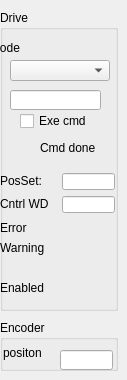
   <widget class="QWidget" name="tab_5">
    <attribute name="title">
     <string>Info</string>
    </attribute>
    <widget class="QGroupBox" name="groupBox_5">
     <property name="geometry">
      <rect>
       <x>0</x>
       <y>10</y>
       <width>118</width>
       <height>301</height>
      </rect>
     </property>
     <property name="title">
      <string>Drive</string>
     </property>
     <widget class="caLineEdit" name="calineedit_11">
      <property name="geometry">
       <rect>
        <x>10</x>
        <y>80</y>
        <width>91</width>
        <height>20</height>
       </rect>
      </property>
      <property name="channel" stdset="0">
       <string notr="true">$(IOC):m$(MasterID)s$(SlaveID)-Drv01-ModeAct</string>
      </property>
      <property name="background">
       <color alpha="0">
        <red>160</red>
        <green>160</green>
        <blue>164</blue>
       </color>
      </property>
      <property name="colorMode">
       <enum>caLineEdit::Static</enum>
      </property>
      <property name="precisionMode">
       <enum>caLineEdit::Channel</enum>
      </property>
      <property name="unitsEnabled">
       <bool>true</bool>
      </property>
     </widget>
     <widget class="caLineEdit" name="calineedit_12">
      <property name="geometry">
       <rect>
        <x>62</x>
        <y>163</y>
        <width>53</width>
        <height>17</height>
       </rect>
      </property>
      <property name="channel" stdset="0">
       <string notr="true">$(IOC):m$(MasterID)s$(SlaveID)-Drv01-PosCmd-RB</string>
      </property>
      <property name="background">
       <color alpha="0">
        <red>160</red>
        <green>160</green>
        <blue>164</blue>
       </color>
      </property>
      <property name="colorMode">
       <enum>caLineEdit::Static</enum>
      </property>
      <property name="precisionMode">
       <enum>caLineEdit::User</enum>
      </property>
     </widget>
     <widget class="caLabel" name="calabel_13">
      <property name="geometry">
       <rect>
        <x>0</x>
        <y>186</y>
        <width>60</width>
        <height>16</height>
       </rect>
      </property>
      <property name="minimumSize">
       <size>
        <width>40</width>
        <height>10</height>
       </size>
      </property>
      <property name="text">
       <string>Cntrl WD</string>
      </property>
     </widget>
     <widget class="caLabel" name="calabel_20">
      <property name="geometry">
       <rect>
        <x>0</x>
        <y>163</y>
        <width>60</width>
        <height>16</height>
       </rect>
      </property>
      <property name="minimumSize">
       <size>
        <width>40</width>
        <height>10</height>
       </size>
      </property>
      <property name="text">
       <string>PosSet:</string>
      </property>
     </widget>
     <widget class="caLabel" name="calabel_21">
      <property name="geometry">
       <rect>
        <x>-10</x>
        <y>30</y>
        <width>60</width>
        <height>16</height>
       </rect>
      </property>
      <property name="minimumSize">
       <size>
        <width>40</width>
        <height>10</height>
       </size>
      </property>
      <property name="text">
       <string>Mode</string>
      </property>
     </widget>
     <widget class="caLed" name="caled_Warning_3">
      <property name="geometry">
       <rect>
        <x>80</x>
        <y>230</y>
        <width>18</width>
        <height>16</height>
       </rect>
      </property>
      <property name="sizePolicy">
       <sizepolicy hsizetype="Preferred" vsizetype="MinimumExpanding">
        <horstretch>0</horstretch>
        <verstretch>0</verstretch>
       </sizepolicy>
      </property>
      <property name="minimumSize">
       <size>
        <width>4</width>
        <height>12</height>
       </size>
      </property>
      <property name="toolTip">
       <string>&lt;html&gt;&lt;head/&gt;&lt;body&gt;&lt;p&gt;E-Bus Power Status&lt;/p&gt;&lt;/body&gt;&lt;/html&gt;</string>
      </property>
      <property name="rectangular">
       <bool>true</bool>
      </property>
      <property name="gradientEnabled">
       <bool>false</bool>
      </property>
      <property name="ledHeight">
       <number>10</number>
      </property>
      <property name="channel" stdset="0">
       <string notr="true">$(IOC):m$(MasterID)s$(SlaveID)-Drv01-Wrn-Alrm</string>
      </property>
      <property name="colorMode">
       <enum>caLed::Static</enum>
      </property>
      <property name="falseColor">
       <color>
        <red>255</red>
        <green>170</green>
        <blue>0</blue>
       </color>
      </property>
      <property name="trueColor">
       <color>
        <red>0</red>
        <green>85</green>
        <blue>0</blue>
       </color>
      </property>
      <property name="trueValue">
       <string notr="true">0</string>
      </property>
      <property name="falseValue">
       <string notr="true">1</string>
      </property>
     </widget>
     <widget class="caLed" name="caled_Error_3">
      <property name="geometry">
       <rect>
        <x>80</x>
        <y>210</y>
        <width>18</width>
        <height>16</height>
       </rect>
      </property>
      <property name="sizePolicy">
       <sizepolicy hsizetype="Preferred" vsizetype="MinimumExpanding">
        <horstretch>0</horstretch>
        <verstretch>0</verstretch>
       </sizepolicy>
      </property>
      <property name="minimumSize">
       <size>
        <width>4</width>
        <height>12</height>
       </size>
      </property>
      <property name="toolTip">
       <string>&lt;html&gt;&lt;head/&gt;&lt;body&gt;&lt;p&gt;E-Bus Power Status&lt;/p&gt;&lt;/body&gt;&lt;/html&gt;</string>
      </property>
      <property name="rectangular">
       <bool>true</bool>
      </property>
      <property name="gradientEnabled">
       <bool>false</bool>
      </property>
      <property name="ledHeight">
       <number>10</number>
      </property>
      <property name="channel" stdset="0">
       <string notr="true">$(IOC):m$(MasterID)s$(SlaveID)-Drv01-Err-Alrm</string>
      </property>
      <property name="colorMode">
       <enum>caLed::Static</enum>
      </property>
      <property name="falseColor">
       <color>
        <red>170</red>
        <green>0</green>
        <blue>0</blue>
       </color>
      </property>
      <property name="trueColor">
       <color>
        <red>0</red>
        <green>85</green>
        <blue>0</blue>
       </color>
      </property>
      <property name="trueValue">
       <string notr="true">0</string>
      </property>
      <property name="falseValue">
       <string notr="true">1</string>
      </property>
     </widget>
     <widget class="caLabel" name="calabel_22">
      <property name="geometry">
       <rect>
        <x>0</x>
        <y>210</y>
        <width>60</width>
        <height>16</height>
       </rect>
      </property>
      <property name="minimumSize">
       <size>
        <width>40</width>
        <height>10</height>
       </size>
      </property>
      <property name="text">
       <string>Error</string>
      </property>
     </widget>
     <widget class="caLabel" name="calabel_23">
      <property name="geometry">
       <rect>
        <x>0</x>
        <y>230</y>
        <width>60</width>
        <height>16</height>
       </rect>
      </property>
      <property name="minimumSize">
       <size>
        <width>40</width>
        <height>10</height>
       </size>
      </property>
      <property name="text">
       <string>Warning</string>
      </property>
     </widget>
     <widget class="caLineEdit" name="calineedit_13">
      <property name="geometry">
       <rect>
        <x>62</x>
        <y>186</y>
        <width>53</width>
        <height>17</height>
       </rect>
      </property>
      <property name="channel" stdset="0">
       <string notr="true">$(IOC):m$(MasterID)s$(SlaveID)-Drv01-Cmd-RB</string>
      </property>
      <property name="background">
       <color alpha="0">
        <red>160</red>
        <green>160</green>
        <blue>164</blue>
       </color>
      </property>
      <property name="colorMode">
       <enum>caLineEdit::Static</enum>
      </property>
      <property name="precisionMode">
       <enum>caLineEdit::Channel</enum>
      </property>
      <property name="unitsEnabled">
       <bool>true</bool>
      </property>
     </widget>
     <widget class="caLabel" name="calabel_41">
      <property name="geometry">
       <rect>
        <x>0</x>
        <y>270</y>
        <width>60</width>
        <height>16</height>
       </rect>
      </property>
      <property name="minimumSize">
       <size>
        <width>40</width>
        <height>10</height>
       </size>
      </property>
      <property name="text">
       <string>Enabled</string>
      </property>
     </widget>
     <widget class="caLed" name="caled_Warning_5">
      <property name="geometry">
       <rect>
        <x>80</x>
        <y>270</y>
        <width>18</width>
        <height>16</height>
       </rect>
      </property>
      <property name="sizePolicy">
       <sizepolicy hsizetype="Preferred" vsizetype="MinimumExpanding">
        <horstretch>0</horstretch>
        <verstretch>0</verstretch>
       </sizepolicy>
      </property>
      <property name="minimumSize">
       <size>
        <width>4</width>
        <height>12</height>
       </size>
      </property>
      <property name="toolTip">
       <string>&lt;html&gt;&lt;head/&gt;&lt;body&gt;&lt;p&gt;E-Bus Power Status&lt;/p&gt;&lt;/body&gt;&lt;/html&gt;</string>
      </property>
      <property name="rectangular">
       <bool>true</bool>
      </property>
      <property name="gradientEnabled">
       <bool>false</bool>
      </property>
      <property name="ledHeight">
       <number>10</number>
      </property>
      <property name="channel" stdset="0">
       <string notr="true">$(IOC):m$(MasterID)s$(SlaveID)-Drv01-EnaAct</string>
      </property>
      <property name="colorMode">
       <enum>caLed::Static</enum>
      </property>
      <property name="falseColor">
       <color>
        <red>107</red>
        <green>107</green>
        <blue>107</blue>
       </color>
      </property>
      <property name="trueColor">
       <color>
        <red>0</red>
        <green>0</green>
        <blue>255</blue>
       </color>
      </property>
      <property name="trueValue">
       <string notr="true">1</string>
      </property>
      <property name="falseValue">
       <string notr="true">0</string>
      </property>
     </widget>
     <widget class="caFrame" name="caframe_2">
      <property name="geometry">
       <rect>
        <x>10</x>
        <y>50</y>
        <width>111</width>
        <height>21</height>
       </rect>
      </property>
      <property name="visibility">
       <enum>caFrame::IfZero</enum>
      </property>
      <property name="channel" stdset="0">
       <string notr="true">$(IOC):m$(MasterID)s$(SlaveID)-Drv01-EnaAct</string>
      </property>
      <widget class="caMenu" name="camenu">
       <property name="geometry">
        <rect>
         <x>0</x>
         <y>0</y>
         <width>100</width>
         <height>21</height>
        </rect>
       </property>
       <property name="editable">
        <bool>false</bool>
       </property>
       <property name="channel" stdset="0">
        <string notr="true">$(IOC):m$(MasterID)s$(SlaveID)-Drv01-ModeSet</string>
       </property>
      </widget>
     </widget>
     <widget class="caFrame" name="caframe_5">
      <property name="geometry">
       <rect>
        <x>10</x>
        <y>100</y>
        <width>111</width>
        <height>51</height>
       </rect>
      </property>
      <property name="visibility">
       <enum>caFrame::IfNotZero</enum>
      </property>
      <property name="channel" stdset="0">
       <string notr="true">$(IOC):m$(MasterID)s$(SlaveID)-Drv01-EnaAct</string>
      </property>
      <widget class="caToggleButton" name="catogglebutton_4">
       <property name="geometry">
        <rect>
         <x>10</x>
         <y>0</y>
         <width>100</width>
         <height>22</height>
        </rect>
       </property>
       <property name="text">
        <string>Exe cmd</string>
       </property>
       <property name="channel" stdset="0">
        <string notr="true">$(IOC):m$(MasterID)s$(SlaveID)-Drv01-CmdExe</string>
       </property>
      </widget>
      <widget class="QLabel" name="label_4">
       <property name="geometry">
        <rect>
         <x>30</x>
         <y>30</y>
         <width>71</width>
         <height>16</height>
        </rect>
       </property>
       <property name="text">
        <string>Cmd done</string>
       </property>
      </widget>
      <widget class="caLed" name="caled_4">
       <property name="geometry">
        <rect>
         <x>0</x>
         <y>20</y>
         <width>30</width>
         <height>30</height>
        </rect>
       </property>
       <property name="channel" stdset="0">
        <string notr="true">$(IOC):m$(MasterID)s$(SlaveID)-Drv01-CmdDone</string>
       </property>
       <property name="falseColor">
        <color>
         <red>255</red>
         <green>0</green>
         <blue>0</blue>
        </color>
       </property>
       <property name="trueColor">
        <color>
         <red>0</red>
         <green>170</green>
         <blue>0</blue>
        </color>
       </property>
      </widget>
     </widget>
    </widget>
    <widget class="QGroupBox" name="groupBox_6">
     <property name="geometry">
      <rect>
       <x>0</x>
       <y>320</y>
       <width>118</width>
       <height>51</height>
      </rect>
     </property>
     <property name="title">
      <string>Encoder</string>
     </property>
     <widget class="caLineEdit" name="calineedit_3">
      <property name="geometry">
       <rect>
        <x>60</x>
        <y>30</y>
        <width>53</width>
        <height>20</height>
       </rect>
      </property>
      <property name="channel" stdset="0">
       <string notr="true">$(IOC):m$(MasterID)s$(SlaveID)-Enc01-PosAct</string>
      </property>
      <property name="background">
       <color alpha="0">
        <red>160</red>
        <green>160</green>
        <blue>164</blue>
       </color>
      </property>
      <property name="colorMode">
       <enum>caLineEdit::Static</enum>
      </property>
      <property name="precisionMode">
       <enum>caLineEdit::User</enum>
      </property>
     </widget>
     <widget class="caLabel" name="calabel_7">
      <property name="geometry">
       <rect>
        <x>3</x>
        <y>25</y>
        <width>50</width>
        <height>16</height>
       </rect>
      </property>
      <property name="text">
       <string>positon</string>
      </property>
     </widget>
    </widget>
   </widget>
